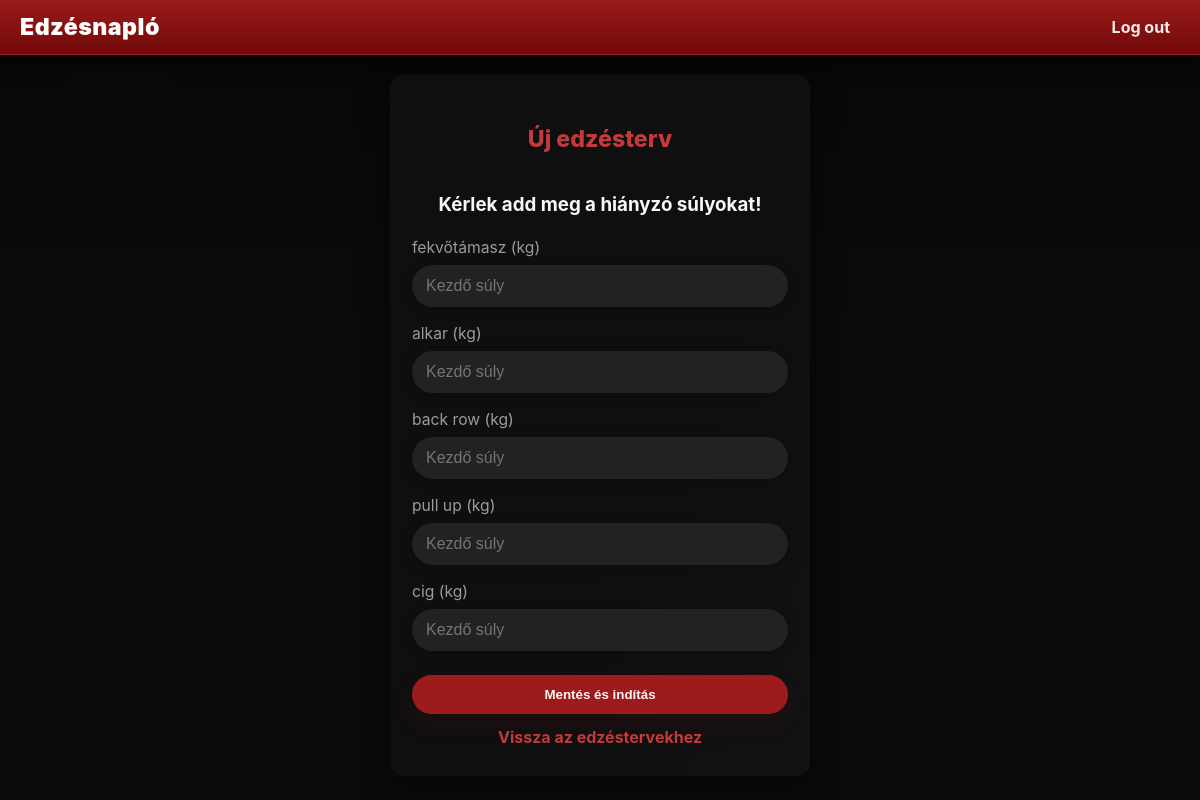
/workout/start/13/ (signed in), run on the app's committed database.
### home/models.py (models this page shows)
class Excercises(models.Model):
    workoutid = models.ForeignKey(CreatedWorkouts, on_delete=models.CASCADE)
    name = models.CharField(max_length=50)
    sets = models.IntegerField()
    reps = models.IntegerField()

### workout/views.py (the view, shortened to what this page needs)
# urls.py: path('start/<int:workout_id>/', views.start, name='start'),
def start(request, workout_id):
    is_active = request.session.get('is_active', False)
    save_id = request.session.get('save_id', 0)
    if request.method == 'POST':
        excercises = Excercises.objects.filter(workoutid_id=workout_id)
        elapsed_time = request.POST.get('elapsed_time', 0)
        comment = request.POST.get('notes')  # Retrieve the comment from the form
        for excercise in excercises:
            new_weight_value = request.POST.get(f'new_weight_{excercise.id}')
            if new_weight_value:
                weight_obj = Weights.objects.get(
                    workoutid_id=workout_id,
                    userid=request.user,
                    excerciseid=excercise
                )
                weight_obj.weight = float(new_weight_value)
                weight_obj.save()
        if is_active:
            previous_workout = PreviousWorkouts.objects.get(userid=request.user, workout_id=workout_id, id=save_id)
            previous_workout.timer = elapsed_time
            if comment:
                previous_workout.comment = comment
            previous_workout.save()
        else:
            previous_workout = PreviousWorkouts(
                userid=request.user,
                workout=CreatedWorkouts.objects.get(id=workout_id),
                timer=elapsed_time,
                comment=comment
            )
            previous_workout.save()
        return redirect('home')
    else:
        all_excercises = Excercises.objects.filter(workoutid_id=workout_id)
        existing_weights = Weights.objects.filter(workoutid_id=workout_id, userid=request.user)
        existing_weight_ids = existing_weights.values_list('excerciseid_id', flat=True)
        missing_excercises = all_excercises.exclude(id__in=existing_weight_ids)
        if missing_excercises.exists():
            return render(request, 'new_plan.html', {'excercises': missing_excercises, 'workout_id': workout_id, 'error': 'Kérlek add meg a hiányzó súlyokat!'})

### workout/templates/new_plan.html (shortened to what this page needs)
{% extends 'main.html' %} {% block content %}
<main class="register-container">
  <form class="form-card" action="{% url 'new' workout_id=workout_id %}" method="post" novalidate>
    <h2>Új edzésterv</h2>
    <h3>{{ error }}</h3>
    {% for excercise in excercises %}
    <div class="input-group">
      <label class="input-label" for="weight_{{ excercise.id }}">{{ excercise.name }} (kg)</label>
      <input
        id="weight_{{ excercise.id }}"
        name="weight_{{ excercise.id }}"
        class="input-field"
        type="number"
        min="0"
        step="0.5"
        placeholder="Kezdő súly"
        required>
    </div>
    {% endfor %}
    <button type="submit" class="btn form-btn">Mentés és indítás</button>
    <div class="form-links">
      <a href="{% url 'choose' %}">Vissza az edzéstervekhez</a>
    </div>
  </form>
</main>
{% endblock %}

### static/css/style.css (style rules this page uses)
:root { --bg: #0b0b0b; --panel-dark: #0f0f10; --panel-mid: #1a1515; --card-bg: #121212; --accent: #9e1b1b; --accent-2: #c43a3a; --accent-hover: #841111; --muted: #9b9b9b; --white: #f7f7f7; --radius: 16px; --shadow-lg: 0 18px 60px rgba(0,0,0,0.7); --shadow-md: 0 10px 30px rgba(0,0,0,0.6); }
* { box-sizing:border-box }
html,body { height:100% }
body { margin:0; background: radial-gradient(1200px 400px at 10% 10%, rgba(255,255,255,0.01), transparent 6%), linear-gradient(180deg, #070707 0%, var(--bg) 40%); color:var(--white); font-family: "Montserrat", "Inter", Arial, sans-serif; -webkit-font-smoothing:antialiased; -moz-osx-font-smoothing:grayscale; line-height:1.4; }
.btn { background: var(--accent); color:var(--white); border:none; padding:10px 18px; border-radius:12px; font-weight:800; cursor:pointer; box-shadow: 0 10px 28px rgba(150,20,20,0.12); transition: background .12s, transform .12s; }
.login-container, .register-container { min-height: calc(100vh - 64px); display: flex; align-items: center; justify-content: center; padding: 20px; }
.form-card { background: linear-gradient(120deg, var(--panel-dark) 60%, var(--card-bg) 100%); border-radius: 14px; padding: 28px 22px; box-shadow: var(--shadow-md); display: flex; flex-direction: column; align-items: center; min-width: 300px; width: 100%; max-width: 420px; animation: fadeinup 0.45s; text-align: center; }
.form-card h2 { font-size: 1.45rem; color: var(--accent-2); font-weight: 800; margin-bottom: 18px; }
.input-group { width:100%; margin-bottom:16px; display:flex; flex-direction:column; align-items:flex-start; }
.input-label { color:var(--muted); font-size:0.98rem; margin-bottom:6px; }
.input-field { width:100%; padding:12px 14px; border-radius:999px; border:none; background:#222225; color:var(--white); font-size:1rem; box-shadow: 0 2px 14px rgba(0,0,0,0.2); outline:none; transition: background .14s, box-shadow .12s; }
.form-btn, .btn { width:100%; margin-top:8px; background: var(--accent); color:var(--white); border:none; padding:12px 16px; border-radius: 999px; font-weight:800; cursor:pointer; box-shadow: 0 10px 24px rgba(150,20,20,0.12); transition: background .12s, transform .12s; }
.form-links { margin-top:12px; display:flex; justify-content:center; width:100%; }
.form-links a { color:var(--accent-2); text-decoration:none; font-weight:700; }

### data on the page
Excercises: name "fekvőtámasz"
Excercises: name "alkar"
Excercises: name "back row"
Excercises: name "pull up"
Excercises: name "cig"

### other printed values
{{ error }} "Kérlek add meg a hiányzó súlyokat!"
